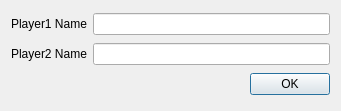
<?xml version="1.0" encoding="UTF-8"?>
<ui version="4.0">
 <class>Dialog</class>
 <widget class="QDialog" name="Dialog">
  <property name="geometry">
   <rect>
    <x>0</x>
    <y>0</y>
    <width>341</width>
    <height>111</height>
   </rect>
  </property>
  <property name="windowTitle">
   <string>choise player names</string>
  </property>
  <layout class="QVBoxLayout" name="verticalLayout">
   <item>
    <layout class="QHBoxLayout" name="horizontalLayout">
     <item>
      <widget class="QLabel" name="label">
       <property name="text">
        <string>Player1 Name</string>
       </property>
      </widget>
     </item>
     <item>
      <widget class="QLineEdit" name="player1_line"/>
     </item>
    </layout>
   </item>
   <item>
    <layout class="QHBoxLayout" name="horizontalLayout_2">
     <item>
      <widget class="QLabel" name="label_2">
       <property name="text">
        <string>Player2 Name</string>
       </property>
      </widget>
     </item>
     <item>
      <widget class="QLineEdit" name="player2_line"/>
     </item>
    </layout>
   </item>
   <item>
    <layout class="QHBoxLayout" name="horizontalLayout_3">
     <item>
      <spacer name="horizontalSpacer">
       <property name="orientation">
        <enum>Qt::Horizontal</enum>
       </property>
       <property name="sizeHint" stdset="0">
        <size>
         <width>40</width>
         <height>20</height>
        </size>
       </property>
      </spacer>
     </item>
     <item>
      <widget class="QPushButton" name="ok_btn">
       <property name="text">
        <string>OK</string>
       </property>
      </widget>
     </item>
    </layout>
   </item>
  </layout>
 </widget>
 <resources/>
 <connections/>
</ui>
